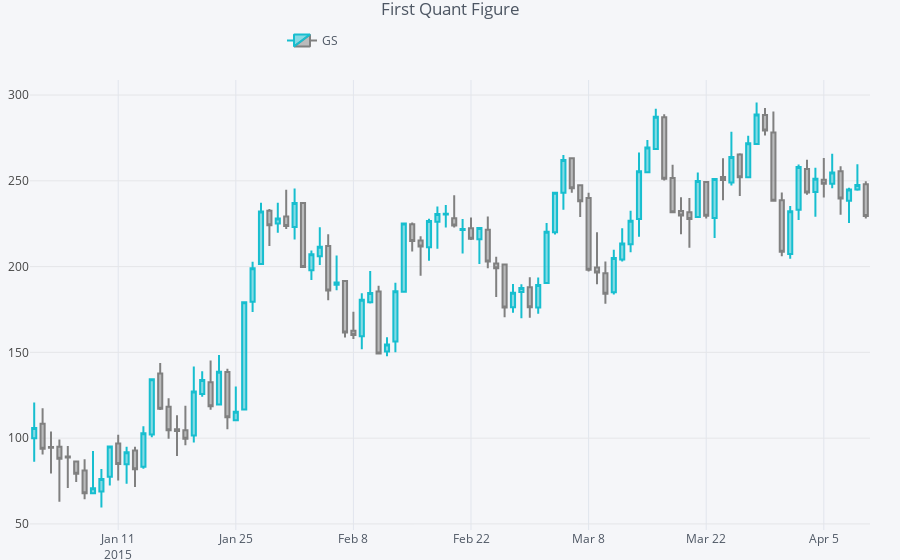

Notebook code for this chart:
### Code cell
df=cf.datagen.ohlc()
qf=cf.QuantFig(df,title='First Quant Figure',legend='top',name='GS')
qf.iplot()
